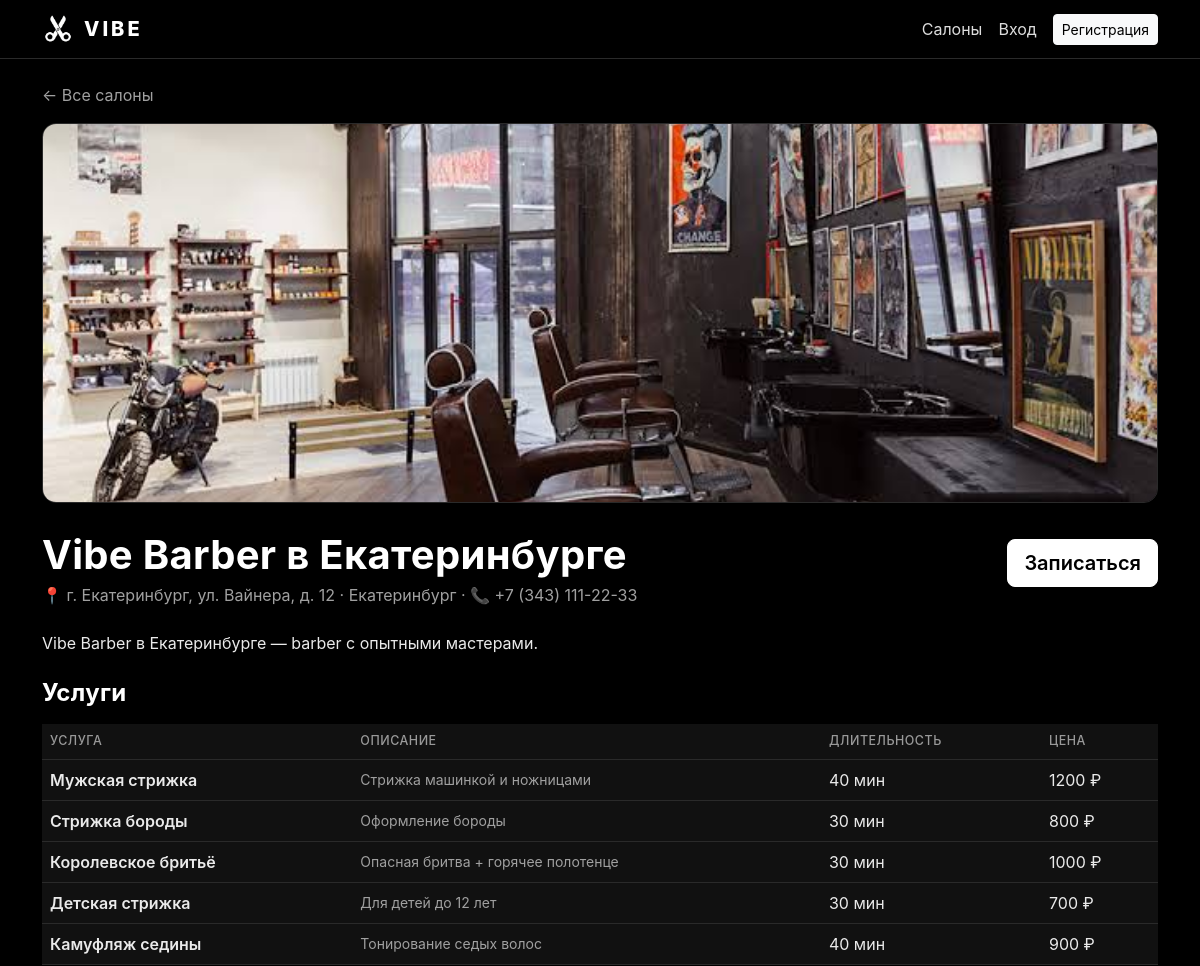
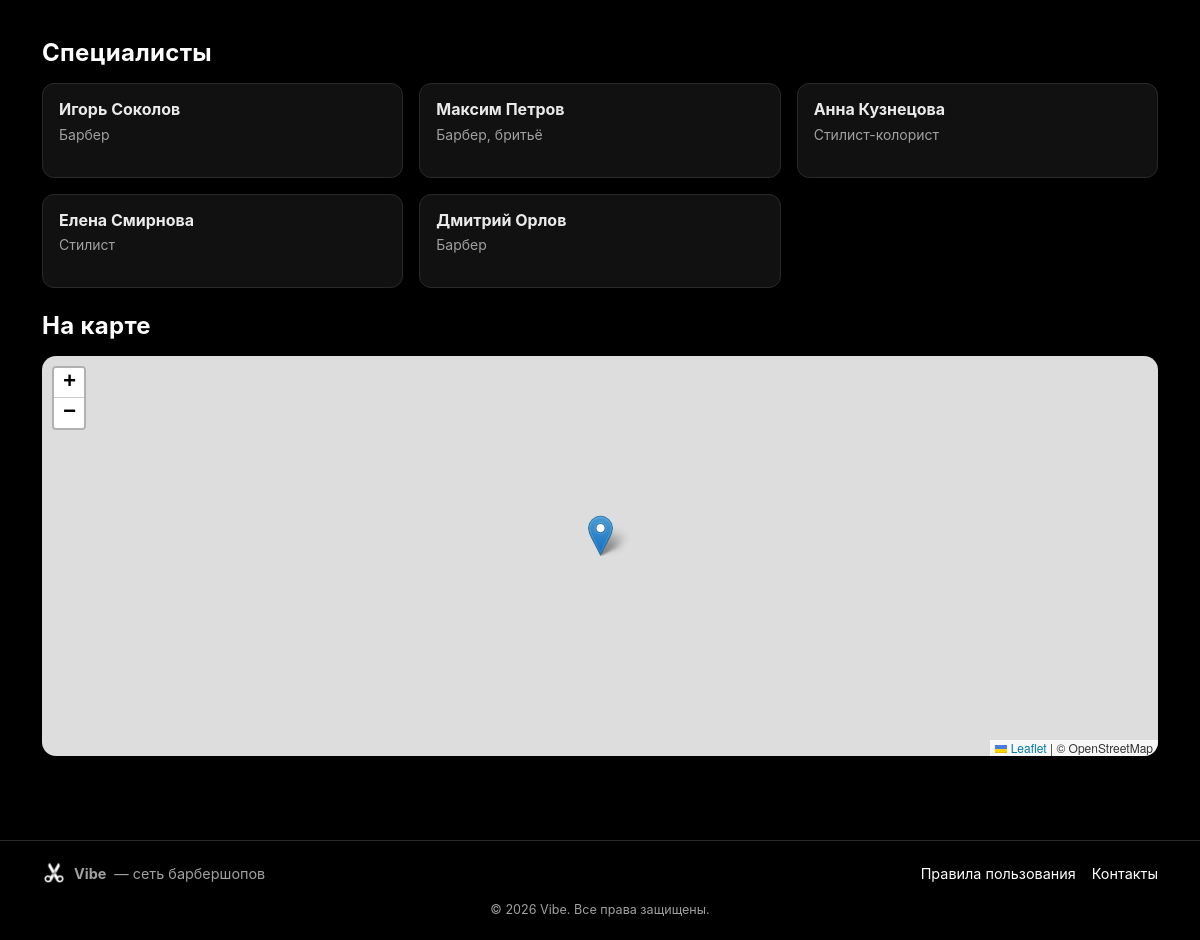
Screenshot of /salon/10 with the database file from the repository (2 pictures, top to bottom).
### app/models.py (models this page shows, shortened)
class Salon(db.Model):
    __tablename__ = "salons"
    id = db.Column(db.Integer, primary_key=True)
    city_id = db.Column(db.Integer, db.ForeignKey("cities.id"), nullable=True)
    name = db.Column(db.String(150), nullable=False)
    address = db.Column(db.String(255), nullable=False)
    phone = db.Column(db.String(30))
    description = db.Column(db.Text)
    photo_url = db.Column(db.String(500))
    latitude = db.Column(db.Float)
    longitude = db.Column(db.Float)
    kind = db.Column(db.String(20), default="barber")
    is_active = db.Column(db.Boolean, default=True)
    created_at = db.Column(db.DateTime, default=datetime.utcnow)
    services = db.relationship("Service", backref="salon", cascade="all, delete-orphan")
    specialists = db.relationship("Specialist", backref="salon", cascade="all, delete-orphan")
    bookings = db.relationship("Booking", backref="salon", cascade="all, delete-orphan")
    photos = db.relationship("SalonPhoto", backref="salon",
                             cascade="all, delete-orphan",
                             order_by="SalonPhoto.position")
    @property
    def photo_src(self):
        return _resolve_media(self.photo_url)

class City(db.Model):
    __tablename__ = "cities"
    id = db.Column(db.Integer, primary_key=True)
    region_id = db.Column(db.Integer, db.ForeignKey("regions.id"), nullable=False)
    name = db.Column(db.String(100), nullable=False)
    latitude = db.Column(db.Float)
    longitude = db.Column(db.Float)
    salons = db.relationship("Salon", backref="city")

class Service(db.Model):
    __tablename__ = "services"
    id = db.Column(db.Integer, primary_key=True)
    salon_id = db.Column(db.Integer, db.ForeignKey("salons.id"), nullable=False)
    name = db.Column(db.String(150), nullable=False)
    description = db.Column(db.Text)
    price = db.Column(db.Numeric(10, 2), nullable=False, default=0)
    duration_minutes = db.Column(db.Integer, nullable=False, default=30)
    is_active = db.Column(db.Boolean, default=True)
    bookings = db.relationship("Booking", backref="service")

class Specialist(db.Model):
    __tablename__ = "specialists"
    id = db.Column(db.Integer, primary_key=True)
    salon_id = db.Column(db.Integer, db.ForeignKey("salons.id"), nullable=False)
    full_name = db.Column(db.String(150), nullable=False)
    specialization = db.Column(db.String(150))
    description = db.Column(db.Text)
    photo_url = db.Column(db.String(300))
    is_active = db.Column(db.Boolean, default=True)
    bookings = db.relationship("Booking", backref="specialist")

### app/main.py (the view)
@main_bp.route("/salon/<int:salon_id>")
def salon_detail(salon_id):
    salon = Salon.query.get_or_404(salon_id)
    services = Service.query.filter_by(salon_id=salon.id, is_active=True).all()
    specialists = Specialist.query.filter_by(salon_id=salon.id, is_active=True).all()
    return render_template("salon_detail.html", salon=salon,
                           services=services, specialists=specialists)

### app/models.py (called while the page is built)
def _resolve_media(path):
    if not path:
        return None
    if path.startswith(("http://", "https://")):
        return path
    return url_for("static", filename=f"uploads/salons/{path}")

### app/templates/salon_detail.html (shortened to what this page needs)
{% extends "base.html" %}
{% block content %}
  <a href="{{ url_for('main.index') }}" class="text-decoration-none text-light-50">&larr; Все салоны</a>
  {% set cover = salon.photo_src or (salon.photos[0].src if salon.photos else None) %}
  {% if cover %}
    <img src="{{ cover }}" alt="{{ salon.name }}" class="photo-main mt-3">
  {% endif %}
  <div class="d-flex justify-content-between align-items-start flex-wrap mb-4 mt-3">
    <div>
      <h1 class="fw-bold mb-1">{{ salon.name }}</h1>
      <p class="text-light-50 mb-0">
        📍 {{ salon.address }}{% if salon.city %} · {{ salon.city.name }}{% endif %}
        {% if salon.phone %} · 📞 {{ salon.phone }}{% endif %}
      </p>
    </div>
    <a href="{{ url_for('main.book', salon_id=salon.id) }}" class="btn btn-brand btn-lg mt-2">Записаться</a>
  </div>
  {% if salon.description %}<p class="mb-4">{{ salon.description }}</p>{% endif %}
  <h4 class="fw-bold mb-3">Услуги</h4>
  {% if not services %}
    <p class="text-light-50">Услуги пока не добавлены.</p>
  {% else %}
    <div class="table-responsive mb-4">
      <table class="table align-middle">
        <thead><tr><th>Услуга</th><th>Описание</th><th>Длительность</th><th>Цена</th></tr></thead>
        <tbody>
        {% for s in services %}
          <tr>
            <td class="fw-semibold">{{ s.name }}</td>
            <td class="text-light-50 small">{{ s.description or "—" }}</td>
            <td>{{ s.duration_minutes }} мин</td>
            <td>{{ "%.0f"|format(s.price) }} ₽</td>
          </tr>
        {% endfor %}
        </tbody>
      </table>
    </div>
  {% endif %}
  <h4 class="fw-bold mb-3">Специалисты</h4>
  {% if not specialists %}
    <p class="text-light-50">Специалисты пока не добавлены.</p>
  {% else %}
    <div class="row g-3 mb-4">
      {% for sp in specialists %}
        <div class="col-md-4">
          <div class="card h-100"><div class="card-body">
            <h6 class="fw-bold mb-1">{{ sp.full_name }}</h6>
            <p class="text-light-50 small mb-1">{{ sp.specialization or "" }}</p>
          </div></div>
        </div>
      {% endfor %}
    </div>
  {% endif %}
  {% if salon.latitude and salon.longitude %}
    <link rel="stylesheet" href="https://unpkg.com/leaflet@1.9.4/dist/leaflet.css" />
    <h4 class="fw-bold mb-3 mt-4">На карте</h4>
    <div id="map" style="width:100%;height:400px;border-radius:14px;"></div>
  {% endif %}
{% endblock %}

### app/static/css/style.css (style rules this page uses)
:root { --vibe-black: #000000; --vibe-dark: #111111; --vibe-gray: #1c1c1c; --vibe-border: #2a2a2a; --vibe-muted: #a0a0a0; --vibe-accent: #ffffff; }
* { box-sizing: border-box; }
body { background: var(--vibe-black); color: #eaeaea; font-family: -apple-system, "Segoe UI", Roboto, "Helvetica Neue", Arial, sans-serif; min-height: 100vh; display: flex; flex-direction: column; }
a { color: #ffffff; text-decoration: none; }
.card, .card-salon { background: var(--vibe-dark); border: 1px solid var(--vibe-border); color: #eaeaea; border-radius: 12px; }
.text-light-50 { color: var(--vibe-muted) !important; }
h1, h2, h3, h4, h5 { color: #fff; letter-spacing: .3px; }
.btn-brand { background: #ffffff; border-color: #ffffff; color: #000; font-weight: 600; }
.table { color: #eaeaea; }
.table > :not(caption) > * > * { background: var(--vibe-dark); color: #eaeaea; border-bottom-color: var(--vibe-border); }
.table thead th { color: #999; font-weight: 500; text-transform: uppercase; font-size: .78rem; letter-spacing: .5px; }
.photo-main { width: 100%; height: 380px; object-fit: cover; border-radius: 14px; border: 1px solid var(--vibe-border); margin-bottom: 12px; }

### rows the page displays
Salon: name "Vibe Barber в Екатеринбурге", address "г. Екатеринбург, ул. Вайнера, д. 12", phone "+7 (343) 111-22-33", description "Vibe Barber в Екатеринбурге — barber с опытными мастерами."
City: city.name "Екатеринбург"
Service: name "Мужская стрижка", description "Стрижка машинкой и ножницами", duration_minutes "40", price "1200"
Service: name "Стрижка бороды", description "Оформление бороды", duration_minutes "30", price "800"
Service: name "Королевское бритьё", description "Опасная бритва + горячее полотенце", duration_minutes "30", price "1000"
Service: name "Детская стрижка", description "Для детей до 12 лет", duration_minutes "30", price "700"
Service: name "Камуфляж седины", description "Тонирование седых волос", duration_minutes "40", price "900"
Specialist: full_name "Игорь Соколов", specialization "Барбер"
Specialist: full_name "Максим Петров", specialization "Барбер, бритьё"
Specialist: full_name "Анна Кузнецова", specialization "Стилист-колорист"
Specialist: full_name "Елена Смирнова", specialization "Стилист"
Specialist: full_name "Дмитрий Орлов", specialization "Барбер"
